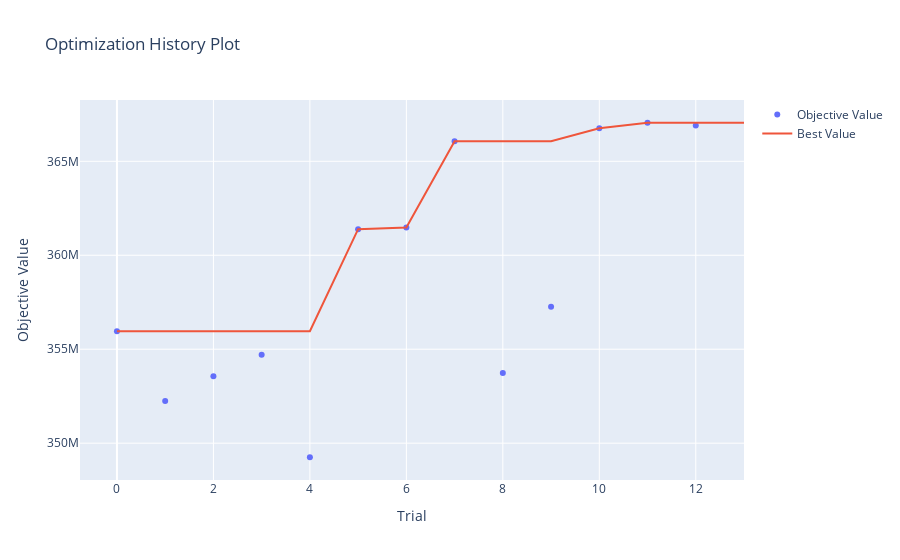

This figure's notebook cell:
### Markdown cell above
Analizamos los resultados as usual

### Code cell
optuna.visualization.plot_optimization_history(study)

### Figure 1 — Plotly figure (JSON) as saved in the notebook; plotly's stock layout.template omitted (floating-point values rounded to 4 significant figures)
{"data": [{"mode": "markers", "name": "Objective Value", "type": "scatter", "x": [0, 1, 2, 3, 4, 5, 6, 7, 8, 9, 10, 11, 12], "y": [355957000, 352247000, 353556000, 354704000, 349251000, 361389000, 361480000, 366072000, 353738000, 357259000, 366758000, 367052000, 366912000]}, {"mode": "lines", "name": "Best Value", "type": "scatter", "x": [0, 1, 2, 3, 4, 5, 6, 7, 8, 9, 10, 11, 12, 13], "y": [355957000, 355957000, 355957000, 355957000, 355957000, 361389000, 361480000, 366072000, 366072000, 366072000, 366758000, 367052000, 367052000, 367052000]}, {"marker": {"color": "#cccccc"}, "mode": "markers", "name": "Infeasible Trial", "showlegend": false, "type": "scatter", "x": [], "y": []}], "layout": {"title": {"text": "Optimization History Plot"}, "xaxis": {"title": {"text": "Trial"}}, "yaxis": {"title": {"text": "Objective Value"}}}}
